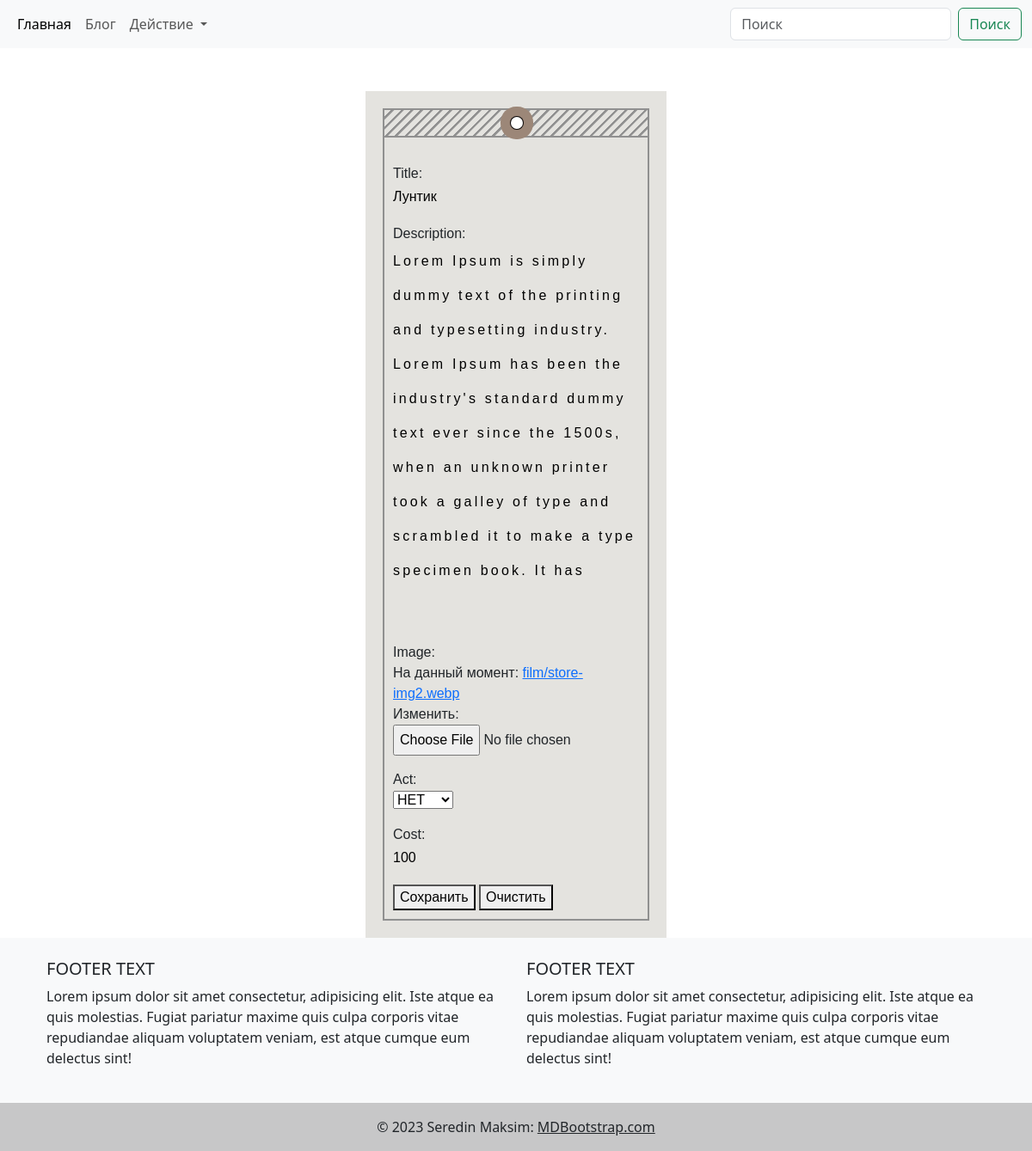
The app's page /update_list/1/update/, older data.
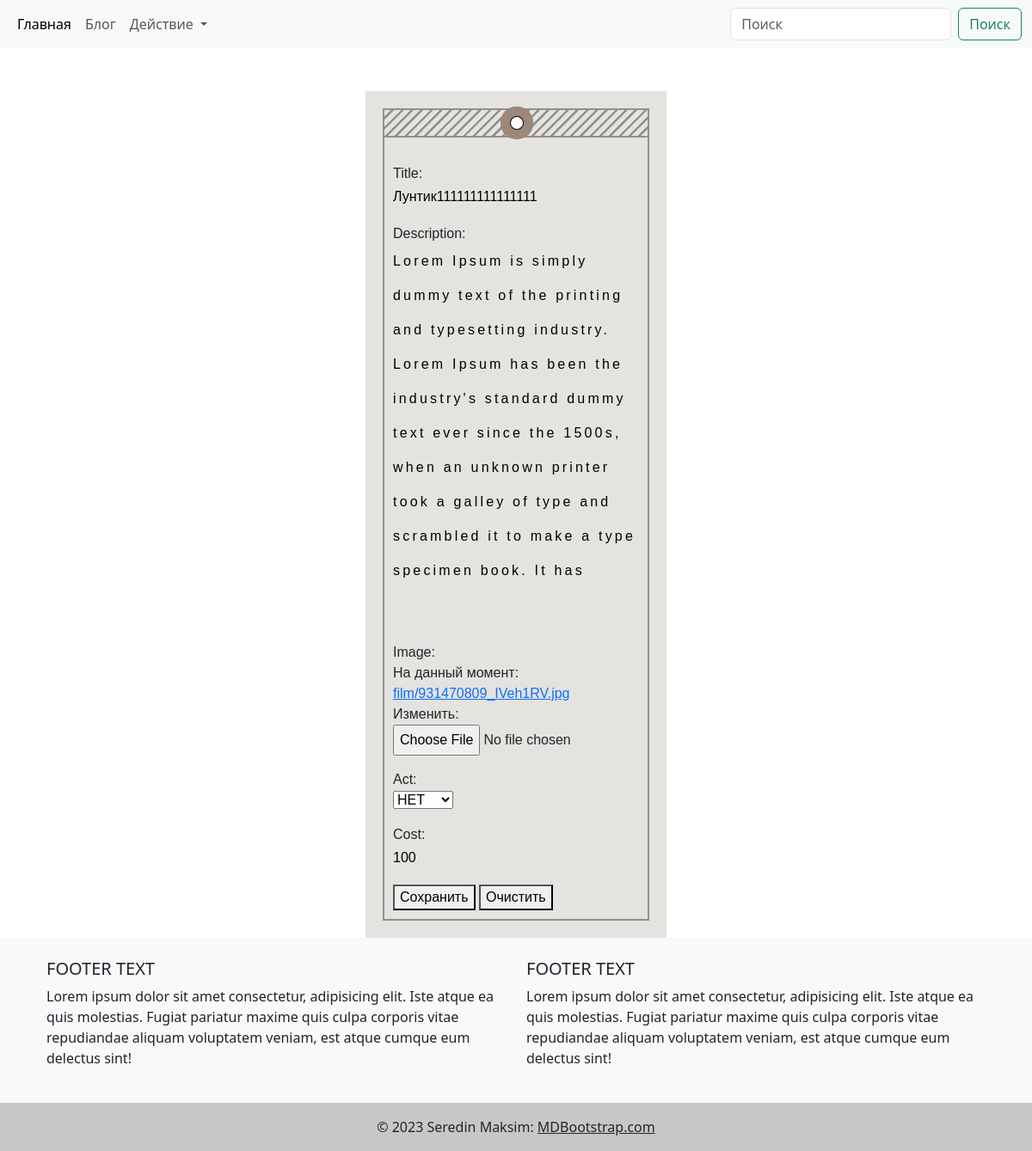
The same page, newer data.
### tv_shows/models.py (models this page shows, shortened)
class TvShow(models.Model):
    CHOICE_ACT = (
        ('ДА', "ДА"),
        ('НЕТ', "НЕТ")
    )
    title = models.CharField(max_length=100)
    description = models.TextField()
    image = models.FileField(upload_to='film/', null=True)
    act = models.CharField(max_length=100, choices=CHOICE_ACT)
    cost = models.PositiveIntegerField()
    created_at = models.DateTimeField(auto_now_add=True)

### tv_shows/views.py (the view, shortened to what this page needs)
# urls.py: path('update_list/<int:id>/update/', views.EditShowView.as_view()),
class EditShowView(generic.UpdateView):
    template_name = 'crud/edit.html'
    form_class = forms.TvShowForm
    success_url = '/update_list/'
    def get_object(self, **kwargs):
        film_id = self.kwargs.get('id')
        return get_object_or_404(models.TvShow, id=film_id)

### tv_shows/forms.py
class TvShowForm(forms.ModelForm):
    class Meta:
        model = models.TvShow
        fields = '__all__'

### templates/crud/edit.html (shortened to what this page needs)
{% load static %}
{% include 'header.html' %}
<link rel="stylesheet" href="{% static 'css/style.css' %}">
<form  method="POST" enctype="multipart/form-data" class="air">
<div class="form-inner">
<div class="stripes-block"></div>
<div class="form-row">
    {{form.as_p}}
    <button type="submit">Сохранить</button>
    <button type="reset">Очистить</button>
</div>
</div>
</form>
{% include 'footer.html' %}

Row changes from the older to the newer data that the page shows:
changed TvShow "НЕТ": title "Лунтик" → "Лунтик111111111111111"
Text that changed along with them:
text no longer shown: "Title: Description: Image: На данный момент: film/store-img2.webp Изменить: Act: Cost:"
text now shown: "Title: Description: Image: На данный момент: film/931470809_IVeh1RV.jpg Изменить: Act: Cost:"
